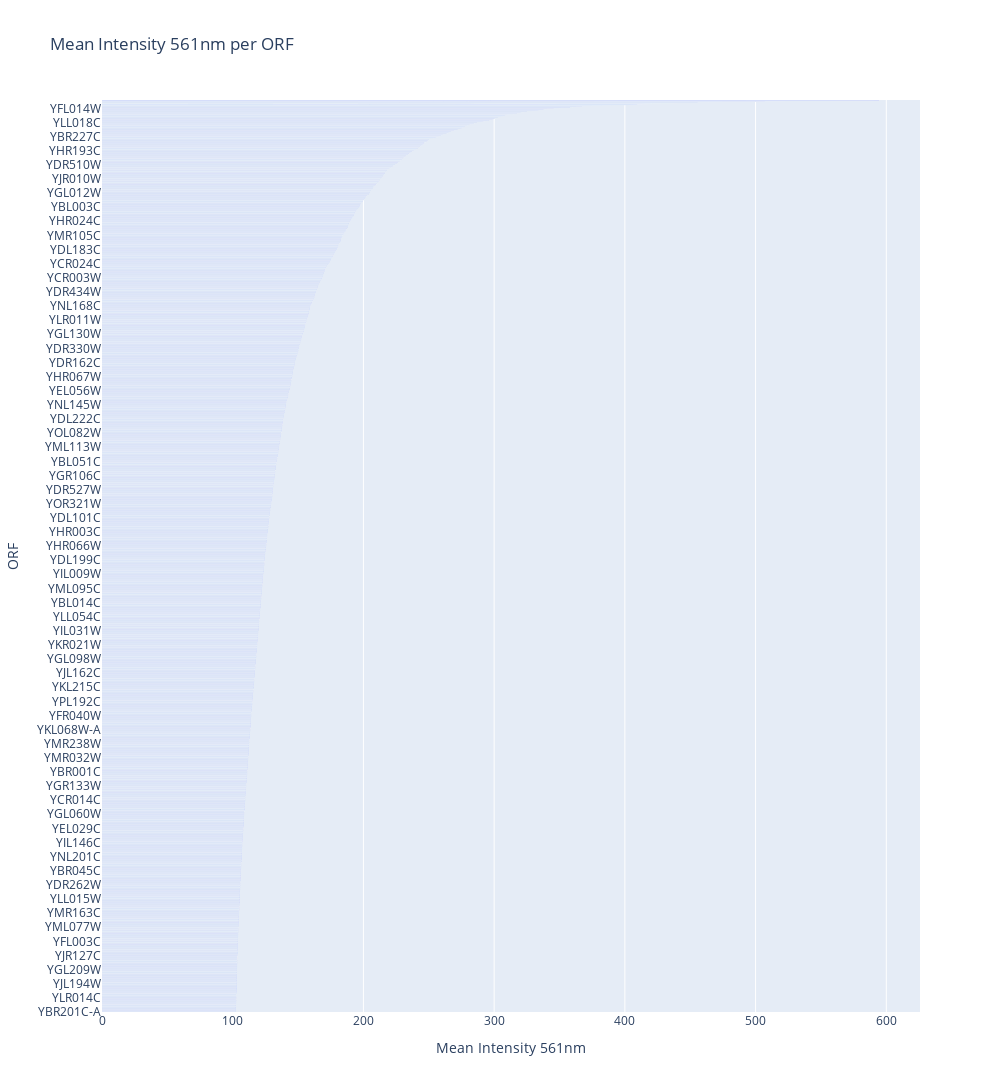

Notebook source saved alongside this figure:
### Code cell
fig = px.bar(avg_df_sorted_561, y="ORF", x='Mean Intensity 561nm', title='Mean Intensity 561nm per ORF')
fig.update_layout(autosize=False, width=1000, height=1500)

fig.show();

### Figure 1 — Plotly figure (JSON) as saved in the notebook; plotly's stock layout.template omitted (floating-point values rounded to 4 significant figures; data arrays with more than 128 entries replaced by an {"elided": "..."} marker saying what was removed)
{"data": [{"alignmentgroup": "True", "hovertemplate": "Mean Intensity 561nm=%{x}<br>ORF=%{y}<extra></extra>", "legendgroup": "", "marker": {"color": "#636efa", "pattern": {"shape": ""}}, "name": "", "offsetgroup": "", "orientation": "h", "showlegend": false, "textposition": "auto", "type": "bar", "x": {"elided": "4974 float values"}, "xaxis": "x", "y": {"elided": "4974 str values"}, "yaxis": "y"}], "layout": {"autosize": false, "barmode": "relative", "height": 1500, "legend": {"tracegroupgap": 0}, "title": {"text": "Mean Intensity 561nm per ORF"}, "width": 1000, "xaxis": {"anchor": "y", "domain": [0, 1], "title": {"text": "Mean Intensity 561nm"}}, "yaxis": {"anchor": "x", "domain": [0, 1], "title": {"text": "ORF"}}}}
